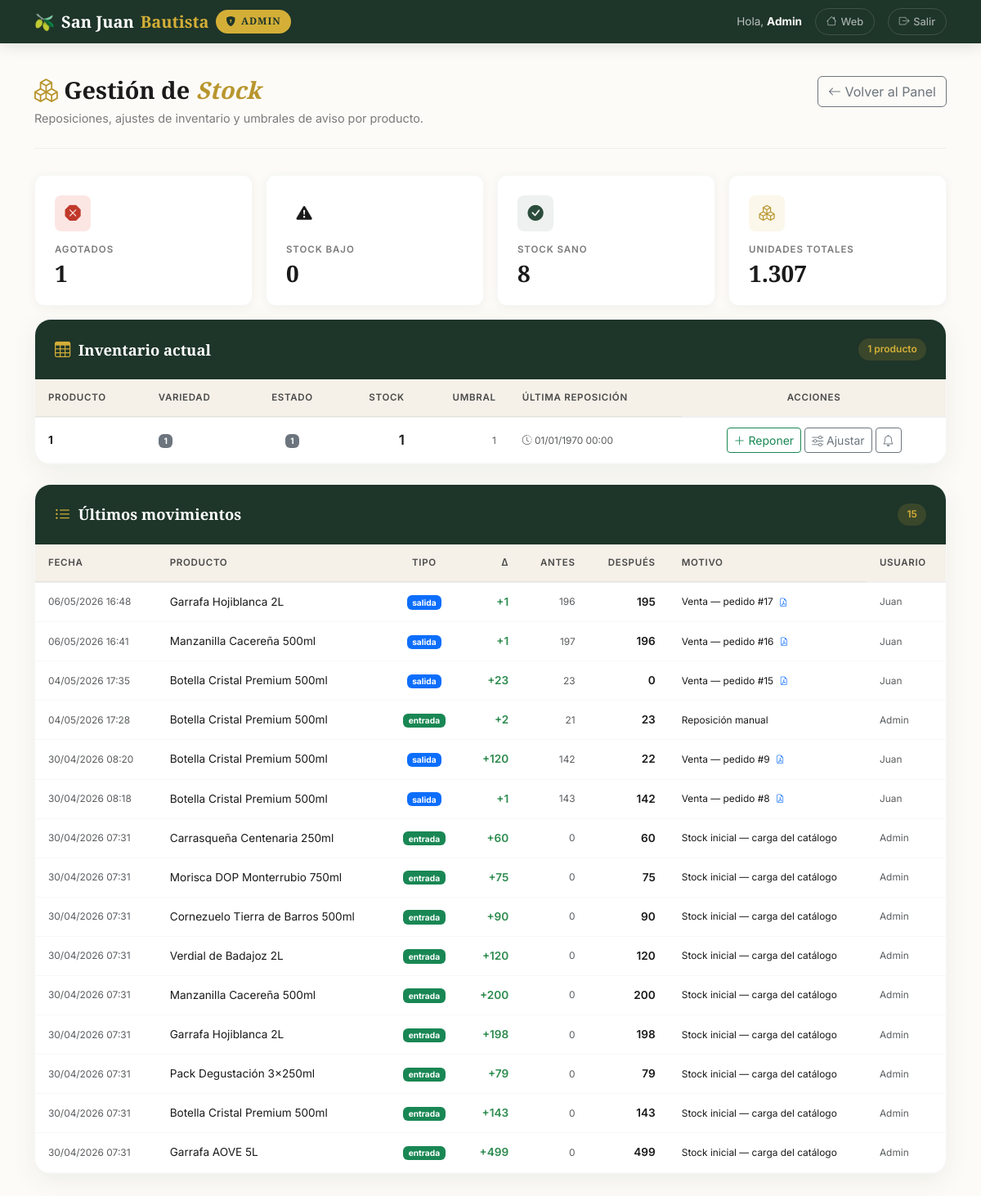
Page /admin/stock.php (signed in) on the committed database.
### tables this page shows
CREATE TABLE `movimientos_stock` (
  `id` int(10) unsigned NOT NULL AUTO_INCREMENT,
  `id_producto` int(10) unsigned NOT NULL COMMENT 'FK -> productos.id',
  `tipo` enum('entrada','salida','ajuste') NOT NULL COMMENT 'entrada=reposici├│n, salida=venta, ajuste=correcci├│n manual',
  `cantidad` int(11) NOT NULL COMMENT 'Unidades (positivo entrada/salida; signo libre en ajuste)',
  `stock_antes` int(10) unsigned NOT NULL COMMENT 'Stock del producto ANTES de aplicar el movimiento',
  `stock_despues` int(10) unsigned NOT NULL COMMENT 'Stock del producto DESPU├ëS de aplicar el movimiento',
  `motivo` varchar(180) DEFAULT NULL COMMENT 'Texto libre: n┬║ albar├ín proveedor, motivo del ajuste, etc.',
  `id_pedido` int(10) unsigned DEFAULT NULL COMMENT 'Pedido asociado si tipo=salida (NULL para entradas/ajustes)',
  `id_usuario` int(10) unsigned DEFAULT NULL COMMENT 'Qui├®n registr├│ el movimiento (NULL si es venta autom├ítica)',
  `created_at` timestamp NOT NULL DEFAULT current_timestamp(),
  PRIMARY KEY (`id`),
  KEY `fk_movs_usuario` (`id_usuario`),
  KEY `idx_movs_producto` (`id_producto`),
  KEY `idx_movs_tipo_fecha` (`tipo`,`created_at`),
  KEY `idx_movs_pedido` (`id_pedido`),
  CONSTRAINT `fk_movs_pedido` FOREIGN KEY (`id_pedido`) REFERENCES `pedidos` (`id`) ON DELETE SET NULL ON UPDATE CASCADE,
  CONSTRAINT `fk_movs_producto` FOREIGN KEY (`id_producto`) REFERENCES `productos` (`id`) ON UPDATE CASCADE,
  CONSTRAINT `fk_movs_usuario` FOREIGN KEY (`id_usuario`) REFERENCES `usuarios` (`id`) ON DELETE SET NULL ON UPDATE CASCADE,
  CONSTRAINT `chk_movs_cantidad_no_cero` CHECK (`cantidad` <> 0)
);

CREATE TABLE `productos` (
  `id` int(10) unsigned NOT NULL AUTO_INCREMENT,
  `nombre` varchar(100) NOT NULL COMMENT 'Nombre del producto',
  `slug` varchar(120) DEFAULT NULL COMMENT 'URL amigable para SEO',
  `variedad` enum('Picual','Arbequina','Hojiblanca','Coupage','Manzanilla','Verdial','Cornezuelo','Morisca','Carrasqueña') NOT NULL COMMENT 'Variedad de aceituna (incluye autóctonas de Extremadura)',
  `descripcion` text DEFAULT NULL COMMENT 'Descripción para la ficha de producto',
  `precio` decimal(8,2) NOT NULL COMMENT 'Precio unitario con IVA (€)',
  `stock` int(10) unsigned NOT NULL DEFAULT 0 COMMENT 'Unidades disponibles',
  `stock_minimo` int(10) unsigned NOT NULL DEFAULT 10 COMMENT 'Umbral por debajo del cual se muestra "pocas unidades"',
  `imagen` varchar(255) NOT NULL DEFAULT 'default_aceite.jpg' COMMENT 'Nombre del archivo de imagen',
  `activo` tinyint(1) unsigned NOT NULL DEFAULT 1 COMMENT '1=visible, 0=oculto en tienda',
  `created_at` timestamp NOT NULL DEFAULT current_timestamp(),
  `updated_at` timestamp NOT NULL DEFAULT current_timestamp() ON UPDATE current_timestamp(),
  PRIMARY KEY (`id`),
  UNIQUE KEY `slug` (`slug`),
  KEY `idx_productos_variedad` (`variedad`),
  KEY `idx_productos_activo` (`activo`),
  KEY `idx_productos_precio` (`precio`),
  CONSTRAINT `chk_productos_precio` CHECK (`precio` > 0),
  CONSTRAINT `chk_productos_activo` CHECK (`activo` in (0,1))
);

CREATE TABLE `usuarios` (
  `id` int(10) unsigned NOT NULL AUTO_INCREMENT,
  `dni` varchar(15) DEFAULT NULL COMMENT 'NIF, NIE o CIF del usuario',
  `nombre` varchar(60) NOT NULL COMMENT 'Nombre de pila',
  `apellidos` varchar(100) DEFAULT NULL COMMENT 'Apellidos (puede ser NULL para empresas)',
  `email` varchar(180) NOT NULL COMMENT 'Email de acceso — usado como login',
  `password` varchar(255) NOT NULL COMMENT 'Hash bcrypt generado con password_hash()',
  `telefono` varchar(15) DEFAULT NULL COMMENT 'Teléfono de contacto (formato libre)',
  `rol` enum('admin','operario','socio','cliente') NOT NULL DEFAULT 'cliente' COMMENT 'admin|operario|socio|cliente ÔÇö nivel de acceso',
  `activo` tinyint(1) unsigned NOT NULL DEFAULT 1 COMMENT '1=activo, 0=desactivado (soft-delete)',
  `created_at` timestamp NOT NULL DEFAULT current_timestamp() COMMENT 'Fecha de alta automática',
  `updated_at` timestamp NOT NULL DEFAULT current_timestamp() ON UPDATE current_timestamp() COMMENT 'Última modificación (auto-actualizado)',
  PRIMARY KEY (`id`),
  UNIQUE KEY `email` (`email`),
  UNIQUE KEY `dni` (`dni`),
  KEY `idx_usuarios_rol` (`rol`),
  KEY `idx_usuarios_email` (`email`),
  KEY `idx_usuarios_dni` (`dni`),
  KEY `idx_usuarios_activo_rol` (`activo`,`rol`),
  CONSTRAINT `chk_usuarios_activo` CHECK (`activo` in (0,1))
);

### admin/stock.php (the view, shortened to what the rows shown need)
<?php
$mensaje_error = '';
try {
    $pdo = getConexion();
    $productos = $pdo->query('
        SELECT id, nombre, slug, variedad, precio, stock, stock_minimo, activo, estado_stock, ultima_reposicion
        FROM v_stock_estado
        ORDER BY FIELD(estado_stock, "agotado","bajo","medio","ok"), nombre
    ')->fetchAll();
    $movimientos = $pdo->query('
        SELECT m.id, m.tipo, m.cantidad, m.stock_antes, m.stock_despues,
               m.motivo, m.id_pedido, m.created_at,
               p.nombre AS producto, p.id AS id_producto,
               u.nombre AS usuario_nombre
        FROM movimientos_stock m
        INNER JOIN productos p ON p.id = m.id_producto
        LEFT  JOIN usuarios  u ON u.id = m.id_usuario
        ORDER BY m.created_at DESC
        LIMIT 50
    ')->fetchAll();
} catch (PDOException $e) {
    error_log('admin_stock GET: ' . $e->getMessage());
    $productos     = [];
    $movimientos   = [];
    $stats         = ['agotados' => 0, 'bajos' => 0, 'medios' => 0, 'sanos' => 0, 'total_unidades' => 0];
    $mensaje_error = $mensaje_error ?: 'Error al cargar los datos.';
}
$adminCssVer  = @filemtime(__DIR__ . '/../assets/css/admin.css') ?: '1';
$extraHead    = '<link rel="stylesheet" href="../assets/css/admin.css?v=' . $adminCssVer . '">';
require_once '../includes/header.php';
?>
<main class="container" id="contenido-principal">
    <div class="page-header d-flex justify-content-between align-items-start flex-wrap gap-3">
        <div>
            <h1>
                <i class="bi bi-boxes" style="color: var(--color-accent-dark);"></i>
                Gestión de <em>Stock</em>
            </h1>
        </div>
    </div>
    <div class="table-card mb-4">
        <div class="table-card-header">
            <div class="header-left"><i class="bi bi-table"></i><h2>Inventario actual</h2></div>
        </div>
        <div class="table-responsive">
            <?php if (empty($productos)): ?>
                <div class="table-empty"><i class="bi bi-inbox"></i><p>No hay productos.</p></div>
            <?php else: ?>
                <table class="table table-hover table-admin mb-0">
                    <thead>
                        <tr>
                            <th>Producto</th>
                            <th>Variedad</th>
                            <th class="text-center">Estado</th>
                            <th class="text-end">Stock</th>
                            <th class="text-end">Umbral</th>
                            <th>Última reposición</th>
                            <th class="text-center">Acciones</th>
                        </tr>
                    </thead>
                </table>
            <?php endif; ?>
        </div>
    </div>
    <div class="table-card mb-4">
        <div class="table-card-header">
            <div class="header-left"><i class="bi bi-list-ul"></i><h2>Últimos movimientos</h2></div>
        </div>
        <div class="table-responsive">
            <?php if (empty($movimientos)): ?>
                <div class="table-empty"><i class="bi bi-clock-history"></i><p>Sin movimientos registrados.</p></div>
            <?php else: ?>
                <table class="table table-hover table-admin mb-0">
                    <thead>
                        <tr>
                            <th>Fecha</th>
                            <th>Producto</th>
                            <th class="text-center">Tipo</th>
                            <th class="text-end">Δ</th>
                            <th class="text-end">Antes</th>
                            <th class="text-end">Después</th>
                            <th>Motivo</th>
                            <th>Usuario</th>
                        </tr>
                    </thead>
                    <tbody>
                        <?php foreach ($movimientos as $m):
                            $tipoColor = [
                                'entrada' => 'success',
                                'salida'  => 'primary',
                                'ajuste'  => 'warning',
                            ];
                            $signo = $m['cantidad'] > 0 ? '+' : '';
                        ?>
                            <tr>
                                <td class="small text-muted"><?= date('d/m/Y H:i', strtotime($m['created_at'])) ?></td>
                                <td><?= htmlspecialchars($m['producto']) ?></td>
                                <td class="text-center">
                                    <span class="badge bg-<?= $tipoColor[$m['tipo']] ?? 'secondary' ?>">
                                        <?= htmlspecialchars($m['tipo']) ?>
                                    </span>
                                </td>
                                <td class="text-end fw-semibold"
                                    style="color: <?= $m['cantidad'] > 0 ? '#2D8B4E' : '#C0392B' ?>;">
                                    <?= $signo ?><?= (int) $m['cantidad'] ?>
                                </td>
                                <td class="text-end text-muted small"><?= (int) $m['stock_antes'] ?></td>
                                <td class="text-end fw-semibold"><?= (int) $m['stock_despues'] ?></td>
                                <td class="small">
                                    <?= htmlspecialchars($m['motivo'] ?? '—') ?>
                                    <?php if ($m['id_pedido']): ?>
                                        <a href="../core/generar_factura.php?id_pedido=<?= (int) $m['id_pedido'] ?>"
                                           target="_blank" rel="noopener"
                                           class="text-decoration-none small ms-1"
                                           title="Ver factura del pedido">
                                            <i class="bi bi-file-earmark-pdf"></i>
                                        </a>
                                    <?php endif; ?>
                                </td>
                                <td class="small text-muted">
                                    <?= $m['usuario_nombre'] ? htmlspecialchars($m['usuario_nombre']) : '<em>auto</em>' ?>
                                </td>
                            </tr>
                        <?php endforeach; ?>
                    </tbody>
                </table>
            <?php endif; ?>
        </div>
    </div>
</main>
</body>
</html>

### rows in the picture
movimientos_stock: created_at "06/05/2026 16:48", id_producto.nombre "Garrafa Hojiblanca 2L", tipo "salida", cantidad "+", cantidad "1", stock_antes "196", stock_despues "195", motivo "Venta — pedido #17", id_usuario.nombre "Juan"
movimientos_stock: created_at "06/05/2026 16:41", id_producto.nombre "Manzanilla Cacereña 500ml", tipo "salida", cantidad "+", cantidad "1", stock_antes "197", stock_despues "196", motivo "Venta — pedido #16", id_usuario.nombre "Juan"
movimientos_stock: created_at "04/05/2026 17:35", id_producto.nombre "Botella Cristal Premium 500ml", tipo "salida", cantidad "+", cantidad "23", stock_antes "23", stock_despues "0", motivo "Venta — pedido #15", id_usuario.nombre "Juan"
movimientos_stock: created_at "04/05/2026 17:28", id_producto.nombre "Botella Cristal Premium 500ml", tipo "entrada", cantidad "+", cantidad "2", stock_antes "21", stock_despues "23", motivo "Reposición manual", id_usuario.nombre "Admin"
movimientos_stock: created_at "30/04/2026 08:20", id_producto.nombre "Botella Cristal Premium 500ml", tipo "salida", cantidad "+", cantidad "120", stock_antes "142", stock_despues "22", motivo "Venta — pedido #9", id_usuario.nombre "Juan"
movimientos_stock: created_at "30/04/2026 08:18", id_producto.nombre "Botella Cristal Premium 500ml", tipo "salida", cantidad "+", cantidad "1", stock_antes "143", stock_despues "142", motivo "Venta — pedido #8", id_usuario.nombre "Juan"
movimientos_stock: created_at "30/04/2026 07:31", id_producto.nombre "Carrasqueña Centenaria 250ml", tipo "entrada", cantidad "+", cantidad "60", stock_antes "0", stock_despues "60", motivo "Stock inicial — carga del catálogo", id_usuario.nombre "Admin"
movimientos_stock: created_at "30/04/2026 07:31", id_producto.nombre "Morisca DOP Monterrubio 750ml", tipo "entrada", cantidad "+", cantidad "75", stock_antes "0", stock_despues "75", motivo "Stock inicial — carga del catálogo", id_usuario.nombre "Admin"
movimientos_stock: created_at "30/04/2026 07:31", id_producto.nombre "Cornezuelo Tierra de Barros 500ml", tipo "entrada", cantidad "+", cantidad "90", stock_antes "0", stock_despues "90", motivo "Stock inicial — carga del catálogo", id_usuario.nombre "Admin"
movimientos_stock: created_at "30/04/2026 07:31", id_producto.nombre "Verdial de Badajoz 2L", tipo "entrada", cantidad "+", cantidad "120", stock_antes "0", stock_despues "120", motivo "Stock inicial — carga del catálogo", id_usuario.nombre "Admin"
movimientos_stock: created_at "30/04/2026 07:31", id_producto.nombre "Manzanilla Cacereña 500ml", tipo "entrada", cantidad "+", cantidad "200", stock_antes "0", stock_despues "200", motivo "Stock inicial — carga del catálogo", id_usuario.nombre "Admin"
movimientos_stock: created_at "30/04/2026 07:31", id_producto.nombre "Garrafa Hojiblanca 2L", tipo "entrada", cantidad "+", cantidad "198", stock_antes "0", stock_despues "198", motivo "Stock inicial — carga del catálogo", id_usuario.nombre "Admin"
movimientos_stock: created_at "30/04/2026 07:31", id_producto.nombre "Pack Degustación 3x250ml", tipo "entrada", cantidad "+", cantidad "79", stock_antes "0", stock_despues "79", motivo "Stock inicial — carga del catálogo", id_usuario.nombre "Admin"
movimientos_stock: created_at "30/04/2026 07:31", id_producto.nombre "Botella Cristal Premium 500ml", tipo "entrada", cantidad "+", cantidad "143", stock_antes "0", stock_despues "143", motivo "Stock inicial — carga del catálogo", id_usuario.nombre "Admin"
movimientos_stock: created_at "30/04/2026 07:31", id_producto.nombre "Garrafa AOVE 5L", tipo "entrada", cantidad "+", cantidad "499", stock_antes "0", stock_despues "499", motivo "Stock inicial — carga del catálogo", id_usuario.nombre "Admin"

### other values in the picture
$_SESSION['nombre'] "Admin"
$stats['agotados'] "1"
$stats['bajos'] "0"
$stats['sanos'] + $stats['medios'] "8"
$stats['total_unidades'] "1.307"
count($productos) "1"
$p['nombre'] "1"
$p['variedad'] "1"
$etiquetas[$p['estado_stock']] "1"
$p['stock'] "1"
$p['stock_minimo'] "1"
date('d/m/Y H:i', strtotime($p['ultima_reposicion'])) "01/01/1970 00:00"
count($movimientos) "15"
